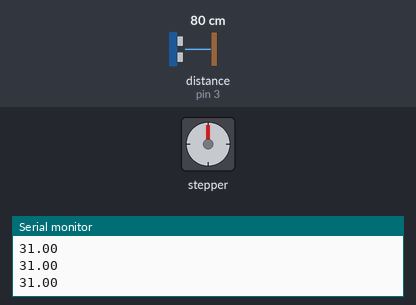
The sketch below on a simulated Arduino Uno, built with avr-gcc and run on an emulated ATmega328P. On the bench: stepper motor, the last lines printed to the serial monitor. Wiring (inferred from the names in the program): ultrasonic range finder: trigger pin 4; echo pin 3. The inputs (shaded band) are chosen by the test bench; at power-on: distance to the obstacle (sensor on pin 3) 80 cm. The echo pulse lasts 58.3 µs per cm; stepper angles assume 200 steps per turn.

Above: at 1.2 s.
1.3 s: distance to the obstacle (sensor on pin 3) set to 9 cm
2.8 s: distance to the obstacle (sensor on pin 3) set to 6 cm
At 3.02 s:
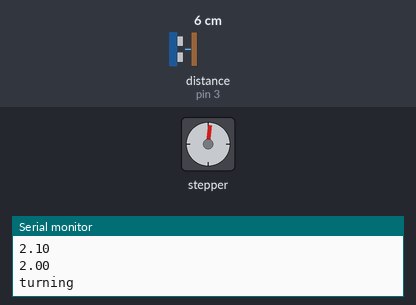
At 3.9 s:
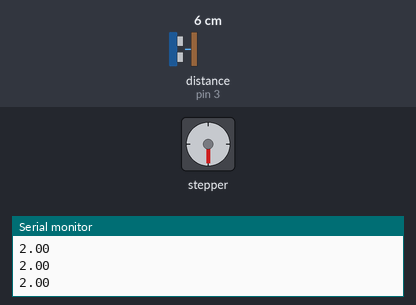
Timing chart, 0 to 5.8 s (numbered marks = the images above; inputs shaded):
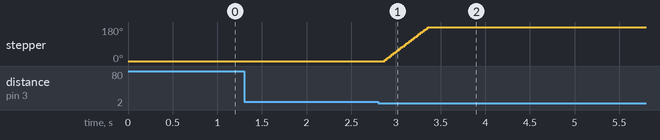

The sketch:

stepperMotor.ino
```cpp
int trigPin = 4;
int echoPin = 3;
int rangeValue;

#include <Stepper.h>

boolean isTurning = false;

const int stepsPerRevolution = 200;  // change this to fit the number of steps per revolution
// for your motor
// initialize the stepper library on pins 8 through 11:
Stepper myStepper(stepsPerRevolution, 8, 9, 10, 11);


void setup() {
  // put your setup code here, to run once:
  myStepper.setSpeed(60);
  Serial.begin(9600);
  pinMode(trigPin, OUTPUT);
  pinMode(echoPin, INPUT);
}

void loop() {
  // put your main code here, to run repeatedly:
  //Serial.println(getDistance(echoPin, trigPin));
  //Serial.println(getSmoothReading(echoPin, trigPin, getDistance(echoPin, trigPin)));
  float smooth = getSmoothReading(echoPin, trigPin, getDistance(echoPin, trigPin));
  Serial.println(smooth);
  turnTime(smooth);

  // myStepper.step(1);
}

float getDistance(int aEchoPin, int aTrigPin) {

  // local variables- will return distance
  float duration;
  float dist;

  // make sure that it is off before starting
  digitalWrite(aTrigPin, LOW);
  delayMicroseconds(2);

  // send out a signal for 10 microseconds
  digitalWrite(aTrigPin, HIGH);
  delayMicroseconds(10);
  digitalWrite(aTrigPin, LOW);

  // now calculate the amount of time it took
  // for the signal to return

  // pulseIn gets the amount of time that the echoPin
  // reads as HIGH
  duration = pulseIn(aEchoPin, HIGH);

  // we only care about the distance one way,
  // not the round trip

  // and convert the time it took to travel one way
  // to cm (distance=rate/time)
  dist = duration / 2 * 0.0344;

  float distInches = dist * 0.3937;

  // return the result
  return distInches;
}

float getSmoothReading(int echoPins, int trigPins, int dist) {
  int currentReading;
  const int arrayLen = 10;
  static int readings[arrayLen];
  static int index = 0;

  static float sum = 0;

  currentReading = dist;
  //subtract the old reading from the sum
  sum -= readings[index];
  readings[index] = currentReading;
  sum += currentReading;

  index++;
  if (index >= arrayLen) {
    index = 0;
  }
  return sum / arrayLen;
}

void turnTime(float smoothReading) {

  if (smoothReading <= 2.0) {
    if (!isTurning) {
      Serial.println("turning");
      myStepper.step(100);
      delay(500);
      isTurning = true;
    }
  } else {
    isTurning = false;
  }
  /*
  if (smoothReading <= 2.0) {
      Serial.println("turning");
      myStepper.step(stepsPerRevolution);
      //delay(3000);
  }
  */
}
```

Measured:
- the behaviour switches between 8 and 7 cm on distance to the obstacle (sensor on pin 3) (found by bisection; images 0 and 1)
- after the input at 2.8 s, stepper: turns 180° clockwise in 0.48 s, starting after 0.07 s
